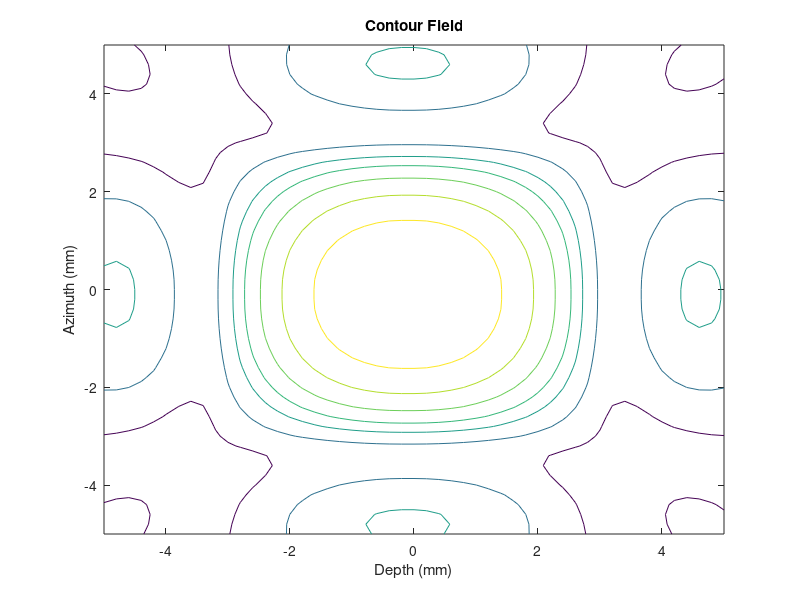
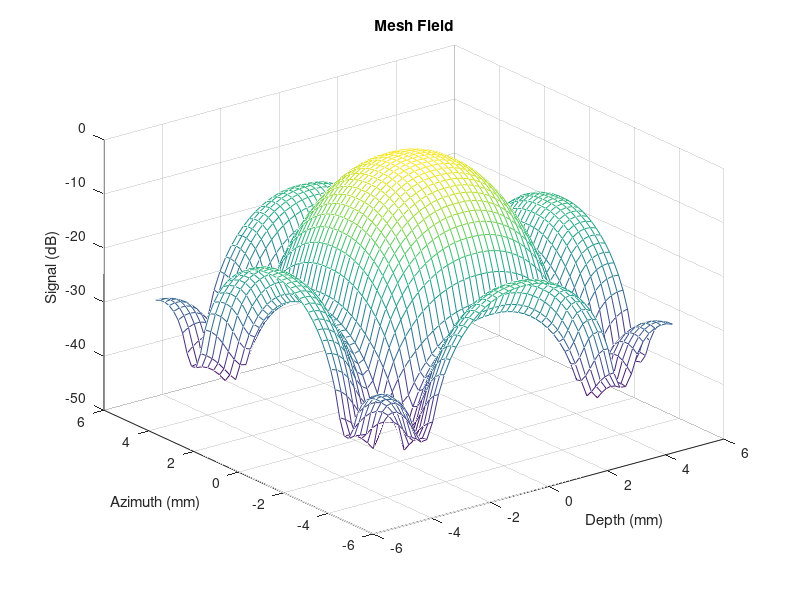

Write MATLAB code to recreate these figures, in order.
z_foc=50e-3;                                % Range direction focal distance
%theta_steer_vert_deg=0;
%theta_steer=(90-theta_steer_vert_deg)*pi/180;                       % Steer angle - will use this later
theta_steer=(0)*pi/180;
num_elems=32;                              % Number of array elements
fc=10e6;                                    % Center frequency
pitch=(.075e-3);                         
vel=1540;                                   % Speed of sound - all units MKS
fs=fc/64;                                   % Define a sampling frequency (not critical)                                         
f=[fs:fs:8*fc];                             % Define an adequate frequency range (improve resolution in time domain)
i_cen=round(fc/fs);                         % Index of center frequency for single frequency calc
w=2*pi*f;                                   % Angular frequency radians
ns=length(f);                               % Number of samples
tdel=0e-6;                                  % Use a fixed time offset so that initial waveform is 0 for t<0 (not critical)
tdel2=1.0e-6;                               % Use a fixed time offset so that initial waveform is 0 for t<0 (not critical)
bw=30;                                      % Fractional bandwidth as percent
bw2=80;                                     % Fractional bandwidth as percent
sig=bw*fc/100;                              % Width of Gausian
gauss_pulse=exp(-pi*((f-fc)/sig).^2);       % Generate Gaussian pulse (frequency domain)
gauss_pulse=gauss_pulse.*exp(-j*w*tdel);    % Apply time delay so 0 for t<0
%att= .00005*f;
att=0;
%%
weight=ones(num_elems,1);                  % Define the weighting function (you can change this)
%weight=hann(num_elems);

x_pts=[0:0.2:5].*1e-3;
y_pts=[0:0.2:5].*1e-3;
z_pts=[50].*1e-3;
%num_elems=64;
x_elem=zeros(num_elems,1);
y_elem=zeros(num_elems,1);
foc_del=zeros(num_elems);
for i=1:num_elems
    x_elem(i)=((i-1)-(num_elems-1)./2).*pitch;  % Calculate locations of each array element]
    for k=1:num_elems
        y_elem(k)=((k-1)-(num_elems-1)./2).*pitch;
        foc_del(i,k) =  (sqrt(((x_elem(i))^2)+(y_elem(k)^2)+(z_foc^2)))./vel;
    end
end

field_val= zeros(length(x_pts),length(y_pts));
field_val_fc= zeros(length(x_pts),length(y_pts));
field_db= zeros(length(x_pts),length(y_pts));
field_fc_db= zeros(length(x_pts),length(y_pts));

    for i=1:length(x_pts)
        for n=1:length(y_pts)
        sum_pulse=zeros(size(gauss_pulse));                 % Initialize sum of waveforms to zero before starting loop
            for k=1:num_elems
                for m=1:num_elems
                r=sqrt(((x_elem(k)-x_pts(i))^2)+((y_elem(m)-y_pts(n))^2)+(z_pts^2));
                prop_del = (r./vel);
                  sum_pulse=sum_pulse+weight(k).*10.^(-att.*r./20).*gauss_pulse.*... % Sum pulse taking account of current pulse, propagation delay - focusing delay
                    exp(-sqrt(-1)*w.*(prop_del-foc_del(k,m)));
                end
            end
        
        sum_pulse_t=real(ifft(sum_pulse));                  % Convert to time domain

        field_val(i,n)= max(abs(hilbert(sum_pulse_t)));     % Field values in beamplot - Hilbert finds envelope of sinsoidal fn
        end
    end
     field_val(:,:)=field_val(:,:)./max(max(field_val(:,:)));     % Normalize by peak value at each range
     field_db(:,:)=20*log10(field_val(:,:));                 % Convert to dB

%%
field_db=[flip(field_db(:,1:end-1),2),field_db];
field_db=[flip(field_db(1:end-1,:),1);field_db];
x_ptsp=[-5:0.2:5].*1e-3;
y_ptsp=[-5:0.2:5].*1e-3;
figure;
contour(y_ptsp*1e3,x_ptsp*1e3,field_db,[-30 -20 -15 -12 -9 -6 -3]);
title('Contour Field')
xlabel('Depth (mm)')
ylabel('Azimuth (mm)')
figure
mesh(y_ptsp*1e3,x_ptsp*1e3,field_db);
title('Mesh Field')
xlabel('Depth (mm)')
ylabel('Azimuth (mm)')
zlabel('Signal (dB)')